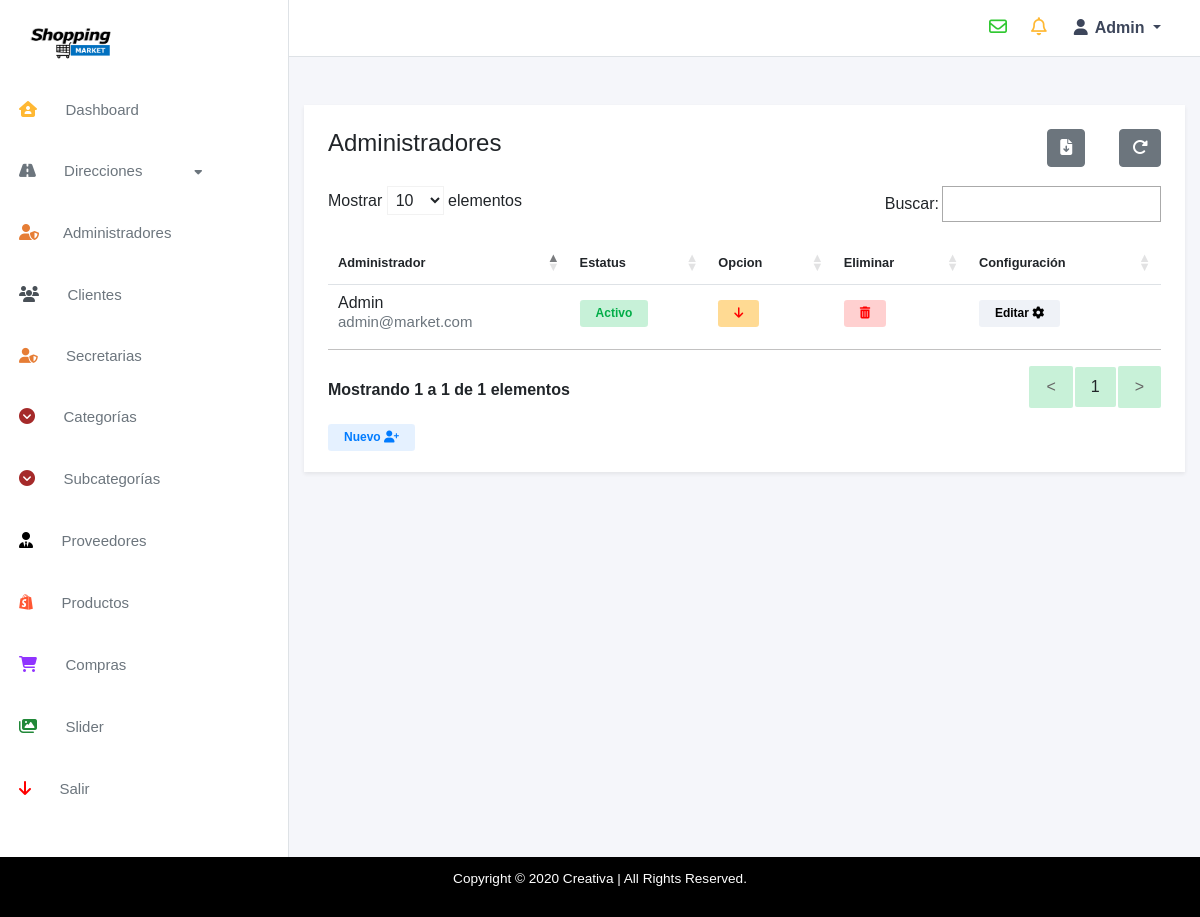
The app's page /admins (signed in) with its own data.
### tables this page shows
CREATE TABLE users(id_user INT AUTO_INCREMENT PRIMARY KEY,
    name VARCHAR(60) NOT NULL,
    email VARCHAR(60) UNIQUE NOT NULL,
    password VARCHAR(200) NOT NULL,
    level INT(1) NOT NULL,
    status INT(1) NOT NULL,
    sessions INT(1) NOT NULL);

### controllers/admin/admins.php (called while the page is built, shortened)
<?php
	class Admins extends Controller
	{
		function index()
		{
			$this->getAdmins();
		}
		function getAdmins()
		{
			$this->view->title = "Administradores";
			$admins = $this->model->getAdmins();
			$this->view->admins = $admins;
			$this->view->render('admin/admins/show');
		}
		function errors($error)
		{
			$c1 = isset($error['c1']) ? $error['c1'] : "";
			$m1 = isset($error['m1']) ? $error['m1'] : "";
			$c2 = isset($error['c2']) ? $error['c2'] : "";
			$m2 = isset($error['m2']) ? $error['m2'] : "";
			$c3 = isset($error['c3']) ? $error['c3'] : "";
			$m3 = isset($error['m3']) ? $error['m3'] : "";
			$c4 = isset($error['c4']) ? $error['c4'] : "";
			$m4 = isset($error['m4']) ? $error['m4'] : "";
			$name = isset($error['name']) ? $error['name'] : "";
			$email = isset($error['email']) ? $error['email'] : "";
			$password = isset($error['password']) ? $error['password'] : "";
			$alert = isset($error['alert']) ? $error['alert'] : '';
			$message = isset($error['message']) ? $error['message'] : '';
			$this->view->error = [
				'c1' => $c1, 'm1' => $m1,
				'c2' => $c2, 'm2' => $m2,
				'c3' => $c3, 'm3' => $m3,
				'c4' => $c4, 'm4' => $m4,
				'name'  => $name,
				'email'  => $email,
				'password'  => $password,
				'alert' => $alert, 'message' => $message
			];
		}
	}
?>

### index.php (called while the page is built, shortened)
<?php
	require_once 'libraries/controller.php';
	require_once 'libraries/database.php';
	$app = new App();
?>

### models/admin/adminsModel.php (called while the page is built, shortened)
<?php
	class AdminsModel extends Model
	{
		function getAdmins()
		{
			$items = [];
			$query = $this->db->connection()->prepare("SELECT * FROM users WHERE level = 1");
			try {
				$query->execute();
				while ($row = $query->fetch()) {
					$item = new Admin();
					$item->id_user = $row['id_user'];
					$item->name = $row['name'];
					$item->email = $row['email'];
					$item->password = $row['password'];
					$item->level = $row['level'];
					$item->status = $row['status'];
					array_push($items, $item);
				}
				return $items;
			} catch (PDOException $e) {
				return [];
			}
		}
	}
?>

### libraries/database.php (called while the page is built)
<?php
	class Database
	{
		private $host;
		private $user;
		private $password;
		private $db;
		private $charset;
		function __construct()
		{
			$this->host = constant('HOST');
			$this->user = constant('USER');
			$this->password = constant('PASSWORD');
			$this->db = constant('DB');
			$this->charset = constant('CHARSET');
		}
		function connection()
		{
			try {
				$connection = "mysql:host=" . $this->host . ";dbname=" . $this->db . ";charser=" . $this->charset;
				$options = [
					PDO::ATTR_ERRMODE => PDO::ERRMODE_EXCEPTION,
					PDO::ATTR_EMULATE_PREPARES => false,
				];
				$pdo = new PDO($connection, $this->user, $this->password, $options);
				return $pdo;
			}catch(PDOException $e){
				print_r('Error connection: ' . $e->getMessage());
			}
		}
	}
?>

### libraries/controller.php (called while the page is built, shortened)
<?php
	class Controller
	{
		function loadModel($dir, $model)
		{
			$url = 'models/' . $dir . '/' .$model . 'Model.php';
			if (file_exists($url)) {
				$this->model = new $modelName();
			}
		}
	}
?>

### views/admin/admins/show.php (the view, shortened to what this page needs)
<div id="content" class="container-fluid py-5">
    <section class="">
        <div class="container">
            <div class="row justify-content-center">
                <div class="col-12 col-md-12 form-color p-4 shadow-sm">
                    <div class="row mb-3">
                        <div class="col-10">
                            <h4 class="pb-1">Administradores</h4>
                        </div>
                        <div class="col-1">
                            <a href="#" class="btn btn-secondary">
                                <i class="fas fa-file-download"></i>
                            </a>
                        </div>
                        <div class="col-1">
                            <a href="<?= constant('URL'); ?>admins" class="btn btn-secondary">
                                <i class="fas fa-redo-alt"></i>
                            </a>
                        </div>
                    </div>
                    <div class="row mb-3">
                        <div class="col-xl-12 col-lg-12">
                            <div class="table-responsive">
                                <table id="dataTable" class="table">
                                    <thead>
                                        <tr>
                                            <th scope="col">
                                                <small class="font-weight-bold">Administrador</small>
                                            </th>
                                            <th scope="col">
                                                <small class="font-weight-bold">Estatus</small>
                                            </th>
                                            <th scope="col">
                                                <small class="font-weight-bold">Opcion</small>
                                            </th>
                                            <th scope="col">
                                                <small class="font-weight-bold">Eliminar</small>
                                            </th>
                                            <th scope="col">
                                                <small class="font-weight-bold">Configuración</small>
                                            </th>
                                        </tr>
                                    </thead>
                                    <tbody>
                                        <?php
                                        foreach ($this->admins as $row) :
                                            $admin = $row;
                                        ?>
                                            <tr>
                                                <td><span class="d-block"><?= $admin->name; ?></span>
                                                    <small class="text-muted">
                                                        <?= $admin->email; ?>
                                                    </small>
                                                </td>
                                                <td class="align-middle">
                                                    <?php if ($admin->status == 1) : ?>
                                                        <span class="status-span badge-primary badge-active">
                                                            Activo
                                                        </span>
                                                    <?php elseif ($admin->status == 2) : ?>
                                                        <span class="status-span badge-primary badge-active">
                                                            Verificación
                                                        </span>
                                                    <?php elseif ($admin->status == 3) : ?>
                                                        <span class="status-span badge-primary badge-delete">
                                                            Desactivado
                                                        </span>
                                                    <?php endif ?>
                                                </td>
                                                <td class="align-middle">
                                                    <?php if (isset($_SESSION['admin']) && $_SESSION['admin'] != $admin->id_user || isset($_SESSION['secretary'])) : ?>
                                                        <?php if ($admin->status == 1) : ?>
                                                            <a href="<?= constant('URL'); ?>admins/status?id=<?= $admin->id_user; ?>&status=3" class="status-span badge-primary badge-activo">
                                                                <i class="fas fa-arrow-down"></i>
                                                            </a>
                                                        <?php elseif ($admin->status == 3) : ?>
                                                            <a href="<?= constant('URL'); ?>admins/status?id=<?= $admin->id_user; ?>&status=1" class="status-span badge-primary badge-active">
                                                                <i class="fas fa-arrow-up"></i>
                                                            </a>
                                                        <?php endif ?>
                                                    <?php endif ?>
                                                </td>
                                                <td class="align-middle">
                                                    <?php if (isset($_SESSION['admin']) && $_SESSION['admin'] != $admin->id_user || isset($_SESSION['secretary'])) : ?>
                                                        <a href="<?= constant('URL'); ?>admins/delete?id=<?= $admin->id_user; ?>" class="status-span badge-primary badge-delete">
                                                            <i class="fas fa-trash-alt"></i>
                                                        </a>
                                                    <?php endif ?>
                                                </td>
                                                <td class="align-middle">
                                                    <a href="<?= constant('URL'); ?>admins/store?id=<?= $admin->id_user; ?>" class="status-span badge-secondary">
                                                        Editar <i class="fas fa-cog"></i>
                                                    </a>
                                                </td>
                                            </tr>
                                        <?php endforeach ?>
                                    </tbody>
                                </table>
                            </div>
                        </div>
                    </div>
                    <a href="#" class="status-span badge-primary text-primary" data-toggle="modal" data-target="#exampleModalCenter">
                        Nuevo <i class="fas fa-user-plus"></i>
                    </a>
                </div>
            </div>
        </div>
    </section>
</div>

### public/css/style.css (style rules this page uses)
:root { --primary: #0b254b; --light: #ffffff; --light-blue: #f5f6fa; --grey: #eff2f7; }
* { margin: 0; padding: 0; box-sizing: 0; font-family: 'Montserrat', sans-serif; }
a { text-decoration: none !important; }
.form-color { background-color: #ffff; }
.fa-arrow-down { color: red; }
.text-muted { font-size: 15px; }
.shadow-sm { box-shadow: 0 0 1.25rem rgba(11, 37, 75, 0.05); }
.bg-primary, .badge-primary { background-color: rgba(0, 123, 255, 0.1) !important; }
.badge-secondary { background-color: var(--grey); color: var(--primary); }
#content { overflow-y: auto; height: 100vh; }
#tableAdmins, .dataTable { padding-top: 10px; padding-bottom: 10px; border-bottom: 1px solid #c2c1c1 !important; }
table { border-collapse: separate; border-spacing: 0 0.5rem; }
table thead th { border: 0 !important; }
table tbody td { line-height: 1.2; }
.status-span { padding: 0.4rem 1rem; border-radius: 0.2rem; font-size: 12px; font-weight: bold; }
.badge-active { background-color: #04c04f38 !important; color: #01ad47 !important; }
.badge-activo { background-color: #ffb83386 !important; color: #ffb833 !important; }
.badge-secondary { background-color: #eff2f7 !important; color: #000 !important; }
.badge-delete { background-color: rgba(255, 0, 0, 0.185) !important; color: red !important; }

### records on screen
users: name "Admin", email "admin@market.com", status "Activo"

### other values on screen
$_SESSION['name'] "Admin"
